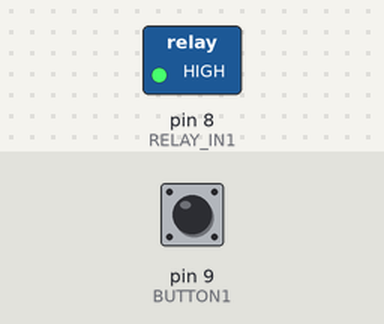
Bench run of a sketch on a simulated Arduino Uno, built with avr-gcc and run on an emulated ATmega328P. On the bench: switched loads named in the sketch (green lamp = pin HIGH). Inputs (shaded band) come from the test bench; at power-on: pin 9 (BUTTON1) HIGH.

Above: at 1.2 s.
1.3 s: pin 9 (BUTTON1) pulled LOW for 0.15 s
At 1.37 s:
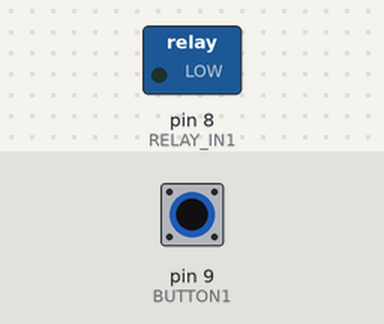
2.9 s: pin 9 (BUTTON1) pulled LOW for 3.2 s
At 7.1 s:
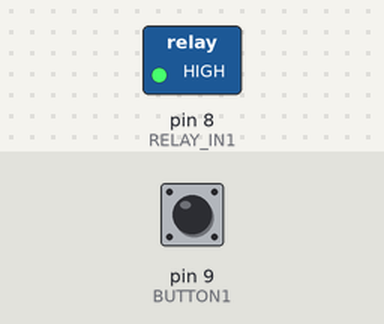
Timing chart, 0 to 8.6 s (numbered marks = the images above; inputs shaded):
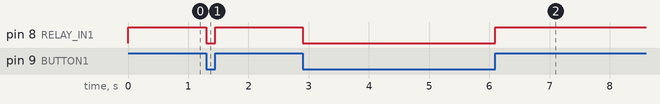

Measured:
- after the input at 1.3 s, pin 8 (RELAY_IN1): HIGH → LOW at once, → HIGH 0.15 s later
- after the input at 2.9 s, pin 8 (RELAY_IN1): HIGH → LOW at once, → HIGH 3.2 s later

The sketch:

Two_Relay_Module.ino
```cpp
/*
 * Projet : commander une lampe 220 V avec un module relais et un bouton
 * Zakpy Academy - RHIBA Zakaria
 * Carte : Arduino Uno ou Mega
 *
 * Le module relais s'active quand son entrée IN1 est à LOW (c'est le cas
 * de la plupart des modules 2 relais). Le bouton est branché entre la
 * broche 9 et le GND, avec la résistance de pull-up interne de l'Arduino :
 * bouton appuyé = LOW, bouton relâché = HIGH.
 *
 * ATTENTION : le côté 220 V du relais est dangereux. On câble tout
 * hors tension, et on ne touche jamais aux bornes quand c'est branché.
 */

#define RELAY_IN1 8   // l'entrée IN1 du module relais
#define BUTTON1   9   // le bouton qui commande le relais

void setup() {
  pinMode(RELAY_IN1, OUTPUT);
  digitalWrite(RELAY_IN1, HIGH);    // relais au repos au démarrage
  pinMode(BUTTON1, INPUT_PULLUP);   // pull-up interne
}

void loop() {
  int button1Value = digitalRead(BUTTON1);   // on lit l'état du bouton

  if (button1Value == LOW) {
    digitalWrite(RELAY_IN1, LOW);    // bouton appuyé : relais activé, lampe allumée
  } else {
    digitalWrite(RELAY_IN1, HIGH);   // bouton relâché : relais au repos, lampe éteinte
  }
}
```
